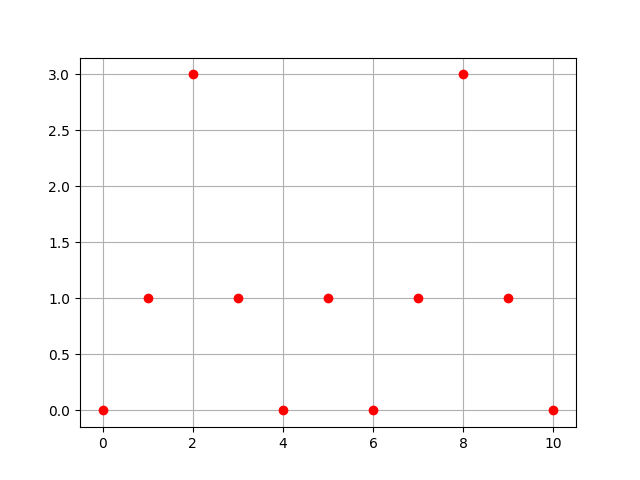

Recreate this plot in Python.
import matplotlib.pyplot as plt

xs = [0, 1, 2, 3, 4, 5, 6, 7, 8, 9, 10]
ys = [0, 1, 3, 1, 0, 1, 0, 1, 3, 1, 0]

plt.plot(xs, ys, "ro")
plt.grid(True)
plt.savefig("e1.png")
